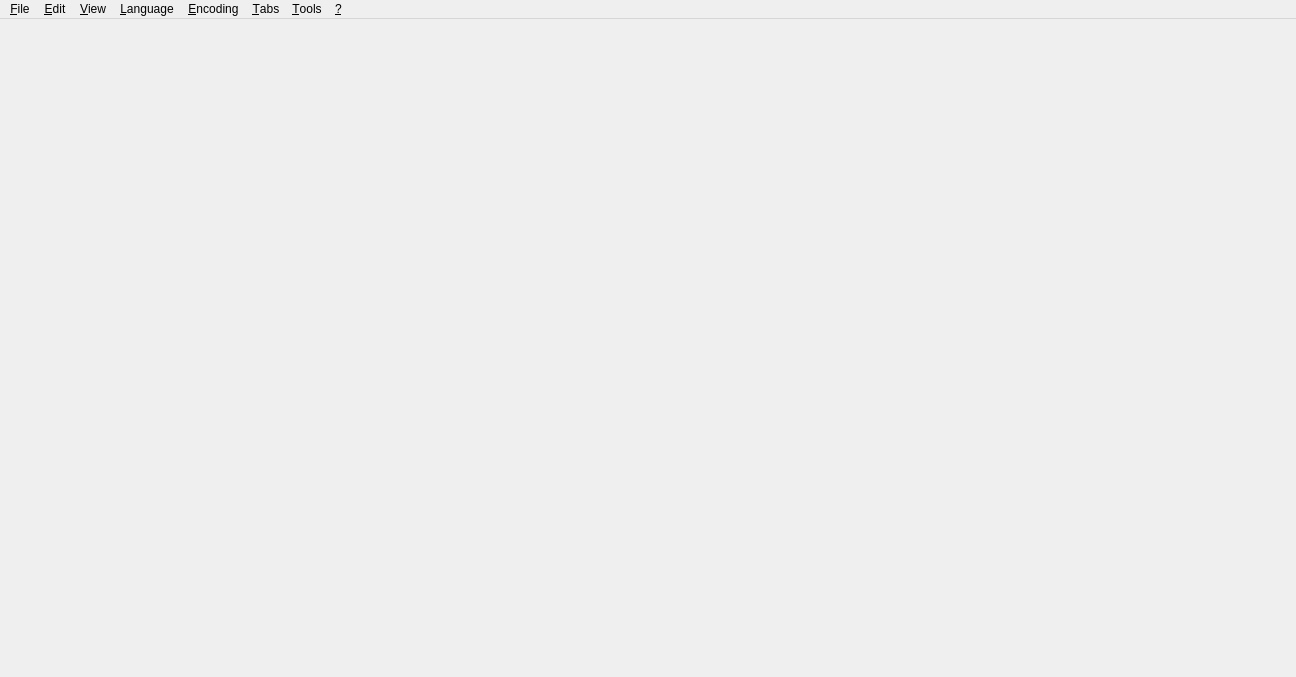
<?xml version="1.0" encoding="UTF-8"?>
<ui version="4.0">
 <class>FormMain</class>
 <widget class="QMainWindow" name="FormMain">
  <property name="geometry">
   <rect>
    <x>0</x>
    <y>0</y>
    <width>1296</width>
    <height>677</height>
   </rect>
  </property>
  <property name="contextMenuPolicy">
   <enum>Qt::NoContextMenu</enum>
  </property>
  <property name="acceptDrops">
   <bool>true</bool>
  </property>
  <widget class="QWidget" name="centralwidget">
   <layout class="QHBoxLayout" name="horizontalLayout">
    <property name="leftMargin">
     <number>0</number>
    </property>
    <property name="topMargin">
     <number>0</number>
    </property>
    <property name="rightMargin">
     <number>0</number>
    </property>
    <property name="bottomMargin">
     <number>0</number>
    </property>
   </layout>
  </widget>
  <widget class="QMenuBar" name="m_menuBar">
   <property name="geometry">
    <rect>
     <x>0</x>
     <y>0</y>
     <width>1296</width>
     <height>21</height>
    </rect>
   </property>
   <widget class="QMenu" name="m_menuFile">
    <property name="title">
     <string>&amp;File</string>
    </property>
    <widget class="QMenu" name="m_menuFileSaveWithEncoding">
     <property name="title">
      <string>&amp;Save File with Encoding...</string>
     </property>
    </widget>
    <widget class="QMenu" name="m_menuFileOpenWithEncoding">
     <property name="title">
      <string>&amp;Open File with Encoding...</string>
     </property>
    </widget>
    <widget class="QMenu" name="m_menuRecentFiles">
     <property name="title">
      <string>&amp;Recent Files</string>
     </property>
    </widget>
    <widget class="QMenu" name="m_menuFileReopenWithEncoding">
     <property name="title">
      <string>&amp;Reopen File with Encoding...</string>
     </property>
    </widget>
    <addaction name="m_actionFileNew"/>
    <addaction name="separator"/>
    <addaction name="m_actionFileOpen"/>
    <addaction name="m_menuFileOpenWithEncoding"/>
    <addaction name="m_menuFileReopenWithEncoding"/>
    <addaction name="m_menuRecentFiles"/>
    <addaction name="separator"/>
    <addaction name="m_actionFileSave"/>
    <addaction name="m_actionFileSaveAs"/>
    <addaction name="m_menuFileSaveWithEncoding"/>
    <addaction name="m_actionFileSaveAll"/>
    <addaction name="m_actionFileReload"/>
    <addaction name="m_actionPrint"/>
    <addaction name="m_actionPrintPreview"/>
    <addaction name="separator"/>
    <addaction name="m_actionRestart"/>
    <addaction name="m_actionQuit"/>
   </widget>
   <widget class="QMenu" name="m_menuHelp">
    <property name="title">
     <string>&amp;?</string>
    </property>
    <addaction name="m_actionCheckForUpdates"/>
    <addaction name="m_actionReportBug"/>
    <addaction name="m_actionDisplayWiki"/>
    <addaction name="m_actionDonate"/>
    <addaction name="m_actionAboutGuard"/>
   </widget>
   <widget class="QMenu" name="m_menuView">
    <property name="title">
     <string>&amp;View</string>
    </property>
    <widget class="QMenu" name="m_menuShowHide">
     <property name="title">
      <string>&amp;UI Elements</string>
     </property>
     <addaction name="m_actionFullscreen"/>
     <addaction name="m_actionSwitchToolBar"/>
     <addaction name="m_actionSwitchStatusBar"/>
     <addaction name="separator"/>
     <addaction name="m_actionSwitchMainWindow"/>
    </widget>
    <widget class="QMenu" name="m_menuViewInvisibles">
     <property name="title">
      <string>&amp;Invisible Characters</string>
     </property>
     <addaction name="m_actionViewEols"/>
     <addaction name="m_actionViewWhitespaces"/>
    </widget>
    <widget class="QMenu" name="m_menuDockWidgets">
     <property name="title">
      <string>&amp;Sidebars</string>
     </property>
    </widget>
    <addaction name="m_menuDockWidgets"/>
    <addaction name="m_menuShowHide"/>
    <addaction name="m_menuViewInvisibles"/>
    <addaction name="m_actionWordWrap"/>
    <addaction name="m_actionLineNumbers"/>
   </widget>
   <widget class="QMenu" name="m_menuTools">
    <property name="title">
     <string>&amp;Tools</string>
    </property>
    <addaction name="m_actionSettings"/>
   </widget>
   <widget class="QMenu" name="m_menuWebBrowserTabs">
    <property name="title">
     <string>&amp;Tabs</string>
    </property>
    <addaction name="m_actionTabsCloseCurrent"/>
    <addaction name="m_actionTabsCloseAll"/>
    <addaction name="m_actionTabsCloseAllExceptCurrent"/>
    <addaction name="m_actionTabsCloseAllUnmodified"/>
    <addaction name="separator"/>
    <addaction name="m_actionTabsNext"/>
    <addaction name="m_actionTabsPrevious"/>
   </widget>
   <widget class="QMenu" name="m_menuEdit">
    <property name="title">
     <string>&amp;Edit</string>
    </property>
    <widget class="QMenu" name="m_menuEolConversion">
     <property name="toolTip">
      <string>Converts existing EOLs and sets mode for new EOLs.</string>
     </property>
     <property name="title">
      <string>&amp;EOL Conversion</string>
     </property>
     <addaction name="m_actionEolConvertMac"/>
     <addaction name="m_actionEolConvertUnix"/>
     <addaction name="m_actionEolConvertWindows"/>
    </widget>
    <widget class="QMenu" name="m_menuEolMode">
     <property name="toolTip">
      <string>This does not convert existing EOLs.</string>
     </property>
     <property name="title">
      <string>&amp;EOL Mode (does not convert existing EOLs)</string>
     </property>
     <addaction name="m_actionEolMac"/>
     <addaction name="m_actionEolUnix"/>
     <addaction name="m_actionEolWindows"/>
    </widget>
    <addaction name="m_actionFindReplace"/>
    <addaction name="separator"/>
    <addaction name="m_actionEditBack"/>
    <addaction name="m_actionEditForward"/>
    <addaction name="separator"/>
    <addaction name="m_actionAutoIndentEnabled"/>
    <addaction name="separator"/>
    <addaction name="m_menuEolConversion"/>
    <addaction name="m_menuEolMode"/>
   </widget>
   <widget class="QMenu" name="m_menuLanguage">
    <property name="title">
     <string>&amp;Language</string>
    </property>
   </widget>
   <widget class="QMenu" name="m_menuEncoding">
    <property name="title">
     <string>&amp;Encoding</string>
    </property>
   </widget>
   <addaction name="m_menuFile"/>
   <addaction name="m_menuEdit"/>
   <addaction name="m_menuView"/>
   <addaction name="m_menuLanguage"/>
   <addaction name="m_menuEncoding"/>
   <addaction name="m_menuWebBrowserTabs"/>
   <addaction name="m_menuTools"/>
   <addaction name="m_menuHelp"/>
  </widget>
  <action name="m_actionQuit">
   <property name="text">
    <string>&amp;Quit</string>
   </property>
   <property name="shortcut">
    <string notr="true">Ctrl+Q</string>
   </property>
   <property name="menuRole">
    <enum>QAction::QuitRole</enum>
   </property>
  </action>
  <action name="m_actionSettings">
   <property name="text">
    <string>&amp;Settings</string>
   </property>
  </action>
  <action name="m_actionAboutGuard">
   <property name="text">
    <string>&amp;About Application</string>
   </property>
   <property name="shortcut">
    <string notr="true"/>
   </property>
   <property name="menuRole">
    <enum>QAction::AboutRole</enum>
   </property>
  </action>
  <action name="m_actionFullscreen">
   <property name="checkable">
    <bool>true</bool>
   </property>
   <property name="text">
    <string>View &amp;Fullscreen</string>
   </property>
   <property name="shortcut">
    <string>F11</string>
   </property>
  </action>
  <action name="m_actionNoActions">
   <property name="enabled">
    <bool>false</bool>
   </property>
   <property name="text">
    <string>No Actions Available</string>
   </property>
   <property name="toolTip">
    <string>No actions are available right now.</string>
   </property>
  </action>
  <action name="m_actionSwitchMainWindow">
   <property name="checked">
    <bool>false</bool>
   </property>
   <property name="text">
    <string>Switch Visibility of Main &amp;Window</string>
   </property>
   <property name="toolTip">
    <string>Hides main window if it is visible and shows it if it is hidden.</string>
   </property>
  </action>
  <action name="m_actionCheckForUpdates">
   <property name="text">
    <string>Check for &amp;Updates</string>
   </property>
  </action>
  <action name="m_actionReportBug">
   <property name="text">
    <string>Report a &amp;Bug...</string>
   </property>
  </action>
  <action name="m_actionSwitchToolBar">
   <property name="checkable">
    <bool>true</bool>
   </property>
   <property name="checked">
    <bool>true</bool>
   </property>
   <property name="text">
    <string>View &amp;Toolbar</string>
   </property>
  </action>
  <action name="m_actionDonate">
   <property name="text">
    <string>&amp;Donate...</string>
   </property>
   <property name="shortcut">
    <string notr="true"/>
   </property>
  </action>
  <action name="m_actionDisplayWiki">
   <property name="text">
    <string>Display &amp;Wiki</string>
   </property>
   <property name="shortcut">
    <string notr="true"/>
   </property>
  </action>
  <action name="m_actionRestart">
   <property name="text">
    <string>&amp;Restart</string>
   </property>
   <property name="shortcut">
    <string notr="true"/>
   </property>
  </action>
  <action name="m_actionSwitchStatusBar">
   <property name="checkable">
    <bool>true</bool>
   </property>
   <property name="checked">
    <bool>true</bool>
   </property>
   <property name="text">
    <string>View &amp;Statusbar</string>
   </property>
  </action>
  <action name="m_actionTabsCloseAll">
   <property name="text">
    <string>Close &amp;All Tabs</string>
   </property>
  </action>
  <action name="m_actionTabsCloseAllExceptCurrent">
   <property name="text">
    <string>Close All Tabs &amp;Except Current</string>
   </property>
  </action>
  <action name="m_actionTabsNext">
   <property name="text">
    <string>Go to &amp;Next Tab</string>
   </property>
  </action>
  <action name="m_actionTabsPrevious">
   <property name="text">
    <string>Go to &amp;Previous Tab</string>
   </property>
  </action>
  <action name="m_actionFileNew">
   <property name="text">
    <string>&amp;New File</string>
   </property>
   <property name="shortcut">
    <string notr="true">Ctrl+N</string>
   </property>
  </action>
  <action name="m_actionFileOpen">
   <property name="text">
    <string>&amp;Open File...</string>
   </property>
   <property name="shortcut">
    <string notr="true">Ctrl+O</string>
   </property>
  </action>
  <action name="m_actionFileSave">
   <property name="text">
    <string>&amp;Save File</string>
   </property>
   <property name="shortcut">
    <string notr="true">Ctrl+S</string>
   </property>
  </action>
  <action name="m_actionFileSaveAs">
   <property name="text">
    <string>&amp;Save File as...</string>
   </property>
   <property name="shortcut">
    <string notr="true">Ctrl+Alt+S</string>
   </property>
  </action>
  <action name="m_actionFileSaveAll">
   <property name="text">
    <string>&amp;Save All Files</string>
   </property>
   <property name="shortcut">
    <string>Ctrl+Shift+S</string>
   </property>
  </action>
  <action name="m_actionTabsCloseAllUnmodified">
   <property name="text">
    <string>Close All &amp;Unmodified Editors</string>
   </property>
  </action>
  <action name="m_actionEolUnix">
   <property name="checkable">
    <bool>true</bool>
   </property>
   <property name="text">
    <string>Use &amp;Unix (LF)</string>
   </property>
  </action>
  <action name="m_actionEolWindows">
   <property name="checkable">
    <bool>true</bool>
   </property>
   <property name="text">
    <string>Use &amp;Windows (CRLF)</string>
   </property>
  </action>
  <action name="m_actionEolMac">
   <property name="checkable">
    <bool>true</bool>
   </property>
   <property name="text">
    <string>Use &amp;Mac (CR)</string>
   </property>
  </action>
  <action name="m_actionWordWrap">
   <property name="checkable">
    <bool>true</bool>
   </property>
   <property name="text">
    <string>&amp;Word Wrap</string>
   </property>
  </action>
  <action name="m_actionEditBack">
   <property name="text">
    <string>&amp;Undo</string>
   </property>
   <property name="shortcut">
    <string notr="true">Ctrl+Z</string>
   </property>
  </action>
  <action name="m_actionEditForward">
   <property name="text">
    <string>&amp;Redo</string>
   </property>
   <property name="shortcut">
    <string notr="true">Ctrl+Y</string>
   </property>
  </action>
  <action name="m_actionEolConvertMac">
   <property name="text">
    <string>Convert to &amp;Mac (CR)</string>
   </property>
  </action>
  <action name="m_actionEolConvertUnix">
   <property name="text">
    <string>Convert to &amp;Unix (LF)</string>
   </property>
  </action>
  <action name="m_actionEolConvertWindows">
   <property name="text">
    <string>Convert to &amp;Windows (CRLF)</string>
   </property>
  </action>
  <action name="m_actionViewEols">
   <property name="checkable">
    <bool>true</bool>
   </property>
   <property name="text">
    <string>Display &amp;EOLs</string>
   </property>
  </action>
  <action name="m_actionViewWhitespaces">
   <property name="checkable">
    <bool>true</bool>
   </property>
   <property name="text">
    <string>Display &amp;Whitespaces</string>
   </property>
  </action>
  <action name="m_actionFindReplace">
   <property name="text">
    <string>&amp;Find and Replace</string>
   </property>
   <property name="shortcut">
    <string notr="true">Ctrl+F</string>
   </property>
  </action>
  <action name="m_actionLineNumbers">
   <property name="checkable">
    <bool>true</bool>
   </property>
   <property name="text">
    <string>&amp;Line Numbers</string>
   </property>
  </action>
  <action name="m_actionPrint">
   <property name="text">
    <string>&amp;Print...</string>
   </property>
   <property name="shortcut">
    <string notr="true">Ctrl+P</string>
   </property>
  </action>
  <action name="m_actionPrintPreview">
   <property name="text">
    <string>Print Pre&amp;view</string>
   </property>
   <property name="shortcut">
    <string notr="true">Ctrl+Shift+P</string>
   </property>
  </action>
  <action name="m_actionFileReload">
   <property name="text">
    <string>&amp;Reload From Disk</string>
   </property>
   <property name="shortcut">
    <string notr="true">Ctrl+R</string>
   </property>
  </action>
  <action name="m_actionTabsCloseCurrent">
   <property name="text">
    <string>&amp;Close Current Tab</string>
   </property>
   <property name="shortcut">
    <string notr="true">Ctrl+W</string>
   </property>
  </action>
  <action name="m_actionAutoIndentEnabled">
   <property name="checkable">
    <bool>true</bool>
   </property>
   <property name="text">
    <string>&amp;Enable Auto-Indent</string>
   </property>
  </action>
 </widget>
 <resources/>
 <connections/>
</ui>
